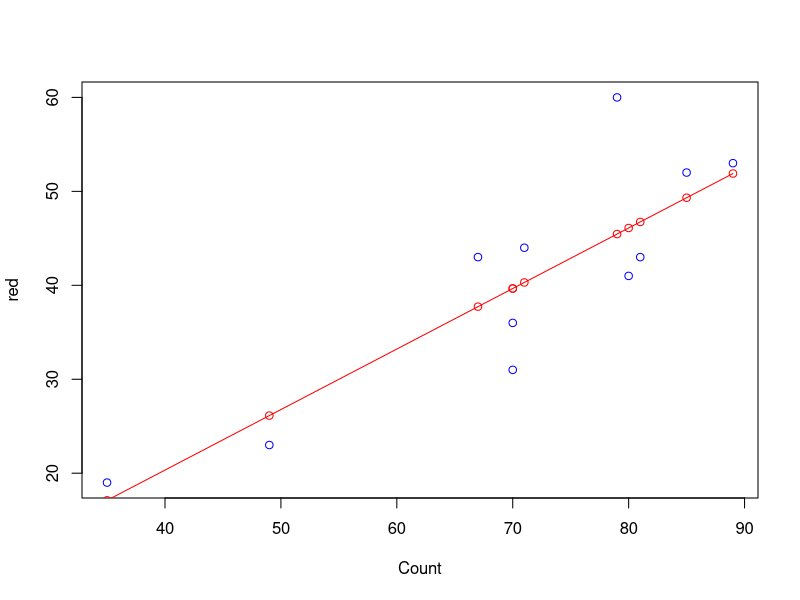

This chart was generated by the following R code:

dataset = read.csv("car_sales.csv")
View(dataset)
testrequest= dataset[,4]
offerrequest = dataset[,5]
data = data.frame(testrequest,offerrequest)
View(data)
str(data)
library(caTools)
set.seed(211)
split = sample.split(data$offerrequest,SplitRatio = 0.8)
View(split)
training_set = subset(data,split==TRUE)
testing_set = subset(data,split==FALSE)
View(training_set)
View(testing_set)

regressor = lm(formula = offerrequest~testrequest,data = training_set)

y_pred = predict(regressor,newdata = testing_set)
a = testing_set$offerrequest
b = y_pred

plot(testing_set$testrequest,a,type='p',col='blue',xlab = 'Count',ylab='red')
lines(testing_set$testrequest,b,type = 'o',col='red')
